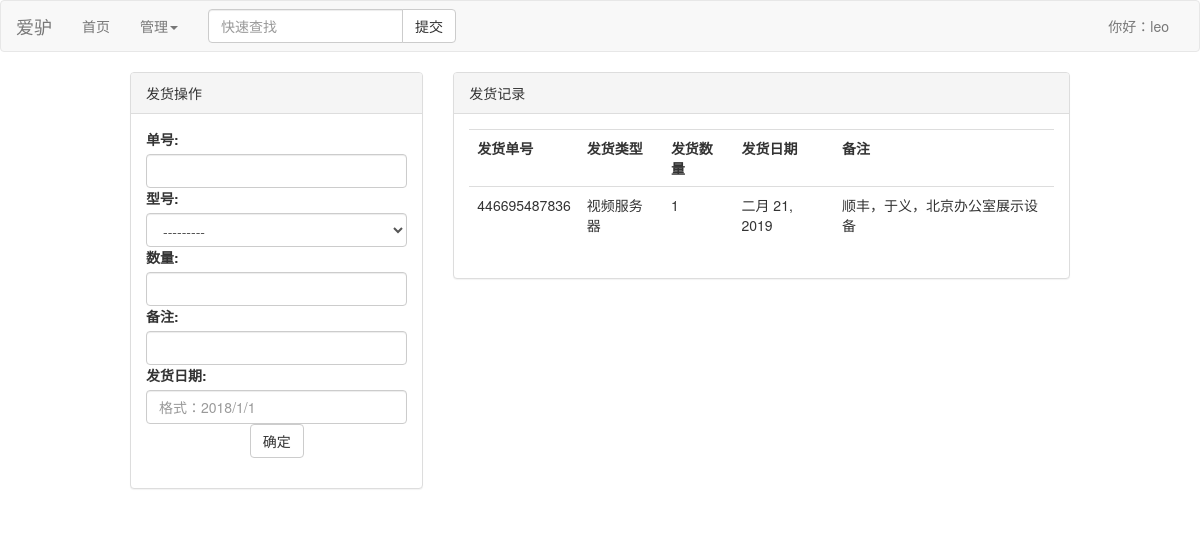
Before: /postmanage/ (signed in) with the older database file.
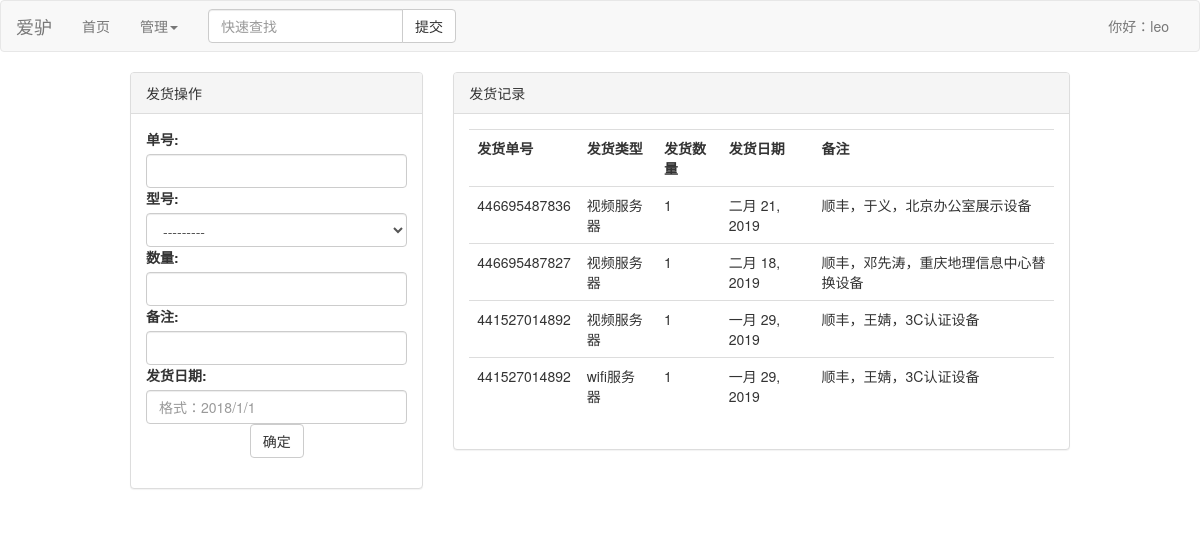
After: the same page with the newer database file.
### store/models.py (models this page shows)
class PostManage(models.Model):
    SERVERTYPES = (('wifi', 'wifi服务器'), ('video', '视频服务器'))
    post_num = models.IntegerField(verbose_name='单号')
    post_date = models.DateField(verbose_name='发货日期')
    server_type = models.CharField(max_length=20, choices=SERVERTYPES, verbose_name='型号')
    server_num = models.IntegerField(verbose_name='数量')
    note_text = models.CharField(max_length=128, verbose_name='备注')
    class Meta:
        verbose_name = '发货记录'
        verbose_name_plural = verbose_name
        ordering = ('-post_date',)

### store/views.py (the view)
# urls.py: path('postmanage/', views.do_post, name='do_post')
@login_required
def do_post(request):
    video = {
        '视频服务器外壳': 1,
        '大华电源适配器': 1,
        '内置型4G天线': 1,
        '4G模块': 1,
        'RF射频SMA-KKY母对母转接头': 2,
        '劲霸18650锂电池': 2,
        '视频服务器主板固定板': 1,
        '视频服务器摄像头固定板': 1,
        '电池盒': 1,
        '探针板': 1,
        '主板(有探针)': 1,
        'CR1220锂电池': 1,
        '树莓派': 1,
        '树莓派摄像头': 2,
        '2.4G小辣椒wifi天线': 2,
        '射频线SMA公针-SMA公针15cm': 2,
        '自攻螺丝M2.6*6': 4,
        '六角铜柱(双通M3*10)': 6,
        '六角铜柱(单头螺栓M3*18+4)': 6,
        '六角螺母M2': 8,
        '平头螺丝M2*10': 8,
        '尼龙双通六角柱M2*6': 8,
        '12VAC转2pin电源线': 1
    }
    wifi = {
        '4G模块': 1,
        '劲霸18650锂电池': 2,
        '电池盒': 1,
        '探针板': 1,
        '主板': 1,
        'CR1220锂电池': 1,
        '树莓派': 1,
    }
    posts = PostManage.objects.all()
    if request.method == 'POST':
        post_form = PostForm(request.POST)
        if post_form.is_valid():
            post_num = post_form.cleaned_data['post_num']
            server_type = post_form.cleaned_data['server_type']
            server_num = post_form.cleaned_data['server_num']
            note_text = post_form.cleaned_data['note_text']
            post_date = post_form.cleaned_data['post_date']
            post_manage = PostManage()
            post_manage.post_num = post_num
            post_manage.server_type = server_type
            post_manage.server_num = server_num
            post_manage.note_text = note_text
            post_manage.post_date = post_date
            post_manage.save()
            if server_type == 'video':
                for key in video.keys():
                    reduce_item(key, video[key], server_num)
            else:
                for key in wifi.keys():
                    reduce_item(key, wifi[key], server_num)
    else:
        post_form = PostForm()
    context = {
        'posts': posts,
        'post_form': post_form,
    }
    return render(request, 'store/postmanage.html', context)

### store/forms.py
class PostForm(forms.ModelForm):
    class Meta:
        model = PostManage
        fields = ('post_num', 'server_type', 'server_num', 'note_text', 'post_date')
        widgets = {
            'post_num': forms.NumberInput(
                attrs={
                    'class': 'form-control',
                    'autocomplete': 'off',
                }
            ),
            'server_type': forms.Select(
                attrs={
                    'class': 'form-control',
                }
            ),
            'server_num': forms.NumberInput(
                attrs={
                    'class': 'form-control',
                    'autocomplete': 'off',
                }
            ),
            'note_text': forms.TextInput(
                attrs={
                    'class': 'form-control',
                }
            ),
            'post_date': forms.DateInput(
                attrs={
                    'class': 'form-control',
                    'placeholder': '格式：2018/1/1',
                }
            )
        }

### store/templates/store/postmanage.html (shortened to what this page needs)
{%  extends 'base.html' %}
{% block content %}
<div class="container-fluid">
    <div class="row">
        <div class="col-sm-4 col-xs-12">
            <div class="panel panel-default">
                <div class="panel-heading">发货操作</div>
                <div class="panel-body">
                    <form action="{% url 'do_post' %}" method="post">
                        <div class="form-group">
                            {{ post_form }}
                            <button type="submit" class="btn btn-default center-block">确定</button>
                        </div>
                    </form>
                </div>
            </div>
        </div>
        <div class="col-md-8 col-xs-12">
            <div class="panel panel-default">
                <div class="panel-heading">发货记录</div>
                <div class="panel-body">
                    <table class="table">
                        <tr>
                            <th>发货单号</th>
                            <th>发货类型</th>
                            <th>发货数量</th>
                            <th>发货日期</th>
                            <th>备注</th>
                        </tr>
                        {% for p in posts %}
                        <tr>
                            <td>{{ p.post_num }}</td>
                            <td>{{ p.get_server_type_display }}</td>
                            <td>{{ p.server_num }}</td>
                            <td>{{ p.post_date }}</td>
                            <td>{{ p.note_text }}</td>
                        </tr>
                        {% empty %}
                        <tr>暂无记录</tr>
                        {% endfor %}
                    </table>
                </div>
            </div>
        </div>
    </div>
</div>
{% endblock %}

Changed rows visible on the page:
added PostManage: post_num "446695487827", server_type "视频服务器", server_num "1", post_date "二月 18, 2019", note_text "顺丰，邓先涛，重庆地理信息中心替换设备"
added PostManage: post_num "441527014892", server_type "视频服务器", server_num "1", post_date "一月 29, 2019", note_text "顺丰，王婧，3C认证设备"
added PostManage: post_num "441527014892", server_type "wifi服务器", server_num "1", post_date "一月 29, 2019", note_text "顺丰，王婧，3C认证设备"
